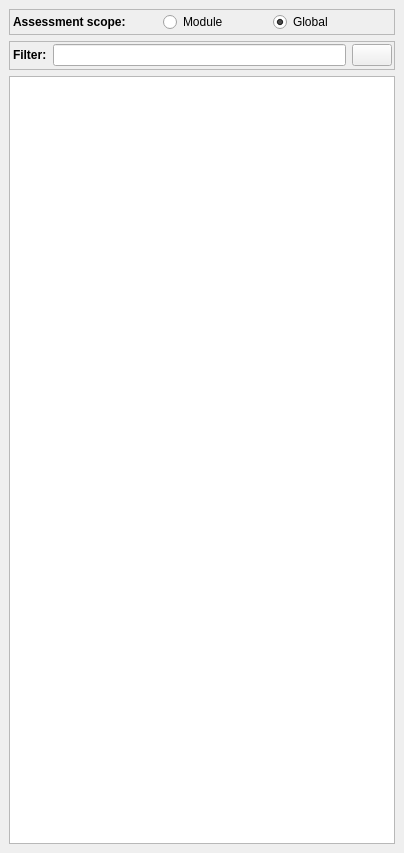
<?xml version="1.0" encoding="UTF-8"?>
<ui version="4.0">
 <class>PipeLineDock</class>
 <widget class="QDockWidget" name="PipeLineDock">
  <property name="geometry">
   <rect>
    <x>0</x>
    <y>0</y>
    <width>404</width>
    <height>853</height>
   </rect>
  </property>
  <property name="minimumSize">
   <size>
    <width>404</width>
    <height>299</height>
   </size>
  </property>
  <property name="features">
   <set>QDockWidget::DockWidgetClosable|QDockWidget::DockWidgetMovable</set>
  </property>
  <property name="allowedAreas">
   <set>Qt::LeftDockWidgetArea</set>
  </property>
  <property name="windowTitle">
   <string>Pipeline</string>
  </property>
  <widget class="QWidget" name="dockWidgetContents">
   <property name="sizePolicy">
    <sizepolicy hsizetype="MinimumExpanding" vsizetype="Expanding">
     <horstretch>0</horstretch>
     <verstretch>0</verstretch>
    </sizepolicy>
   </property>
   <property name="minimumSize">
    <size>
     <width>400</width>
     <height>0</height>
    </size>
   </property>
   <layout class="QVBoxLayout" name="verticalLayout">
    <item>
     <widget class="QFrame" name="scopeFrame">
      <property name="sizePolicy">
       <sizepolicy hsizetype="Preferred" vsizetype="Fixed">
        <horstretch>0</horstretch>
        <verstretch>0</verstretch>
       </sizepolicy>
      </property>
      <property name="maximumSize">
       <size>
        <width>16777215</width>
        <height>16777215</height>
       </size>
      </property>
      <property name="frameShape">
       <enum>QFrame::StyledPanel</enum>
      </property>
      <layout class="QHBoxLayout" name="horizontalLayout">
       <property name="spacing">
        <number>0</number>
       </property>
       <property name="sizeConstraint">
        <enum>QLayout::SetDefaultConstraint</enum>
       </property>
       <property name="leftMargin">
        <number>3</number>
       </property>
       <property name="topMargin">
        <number>2</number>
       </property>
       <property name="rightMargin">
        <number>0</number>
       </property>
       <property name="bottomMargin">
        <number>2</number>
       </property>
       <item>
        <widget class="QLabel" name="scopeLabel">
         <property name="sizePolicy">
          <sizepolicy hsizetype="Preferred" vsizetype="Fixed">
           <horstretch>0</horstretch>
           <verstretch>0</verstretch>
          </sizepolicy>
         </property>
         <property name="minimumSize">
          <size>
           <width>150</width>
           <height>0</height>
          </size>
         </property>
         <property name="font">
          <font>
           <weight>75</weight>
           <bold>true</bold>
          </font>
         </property>
         <property name="text">
          <string>Assessment scope:</string>
         </property>
        </widget>
       </item>
       <item>
        <widget class="QRadioButton" name="localRadioButton">
         <property name="sizePolicy">
          <sizepolicy hsizetype="Minimum" vsizetype="Fixed">
           <horstretch>0</horstretch>
           <verstretch>0</verstretch>
          </sizepolicy>
         </property>
         <property name="minimumSize">
          <size>
           <width>110</width>
           <height>0</height>
          </size>
         </property>
         <property name="text">
          <string>Module</string>
         </property>
         <property name="checked">
          <bool>false</bool>
         </property>
         <attribute name="buttonGroup">
          <string notr="true">scopeButtonGroup</string>
         </attribute>
        </widget>
       </item>
       <item>
        <widget class="QRadioButton" name="globalRadioButton">
         <property name="sizePolicy">
          <sizepolicy hsizetype="Minimum" vsizetype="Fixed">
           <horstretch>0</horstretch>
           <verstretch>0</verstretch>
          </sizepolicy>
         </property>
         <property name="text">
          <string>Global</string>
         </property>
         <property name="checked">
          <bool>true</bool>
         </property>
         <attribute name="buttonGroup">
          <string notr="true">scopeButtonGroup</string>
         </attribute>
        </widget>
       </item>
       <item>
        <spacer name="horizontalSpacer">
         <property name="orientation">
          <enum>Qt::Horizontal</enum>
         </property>
         <property name="sizeHint" stdset="0">
          <size>
           <width>40</width>
           <height>20</height>
          </size>
         </property>
        </spacer>
       </item>
      </layout>
     </widget>
    </item>
    <item>
     <widget class="QFrame" name="filterFrame">
      <property name="frameShape">
       <enum>QFrame::StyledPanel</enum>
      </property>
      <property name="frameShadow">
       <enum>QFrame::Plain</enum>
      </property>
      <layout class="QHBoxLayout" name="horizontalLayout_2">
       <property name="leftMargin">
        <number>3</number>
       </property>
       <property name="topMargin">
        <number>2</number>
       </property>
       <property name="rightMargin">
        <number>2</number>
       </property>
       <property name="bottomMargin">
        <number>3</number>
       </property>
       <item>
        <widget class="QLabel" name="filterLabel">
         <property name="font">
          <font>
           <weight>75</weight>
           <bold>true</bold>
          </font>
         </property>
         <property name="text">
          <string>Filter:</string>
         </property>
        </widget>
       </item>
       <item>
        <widget class="QLineEdit" name="filterLineEdit"/>
       </item>
       <item>
        <widget class="QPushButton" name="clearButton">
         <property name="text">
          <string/>
         </property>
         <property name="icon">
          <iconset resource="../resources_pipeline.qrc">
           <normaloff>:/icons/icons/button_cancel-128.png</normaloff>:/icons/icons/button_cancel-128.png</iconset>
         </property>
        </widget>
       </item>
      </layout>
     </widget>
    </item>
    <item>
     <widget class="QTreeView" name="treeView">
      <property name="sizePolicy">
       <sizepolicy hsizetype="Expanding" vsizetype="Expanding">
        <horstretch>0</horstretch>
        <verstretch>0</verstretch>
       </sizepolicy>
      </property>
      <property name="contextMenuPolicy">
       <enum>Qt::CustomContextMenu</enum>
      </property>
      <attribute name="headerVisible">
       <bool>true</bool>
      </attribute>
     </widget>
    </item>
   </layout>
  </widget>
 </widget>
 <resources>
  <include location="../resources_pipeline.qrc"/>
 </resources>
 <connections/>
 <buttongroups>
  <buttongroup name="scopeButtonGroup"/>
 </buttongroups>
</ui>
